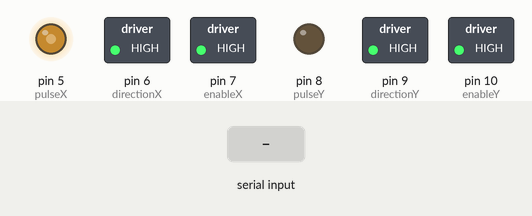
A sketch run on a simulated Arduino Leonardo, built with avr-gcc and run on an emulated ATmega32U4. Parts: switched loads named in the sketch (green lamp = pin HIGH), output pins drawn as LEDs (lit = HIGH). The inputs (shaded band) are chosen by the test bench. What the sketch prints to the serial monitor is not drawn.

Above: at 1.2 s.
1.3 s: "G1" received over Serial
Timing chart, 0 to 4.3 s (numbered marks = the images above; inputs shaded):
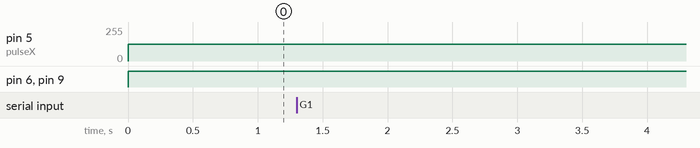

The sketch:

MotorControl.ino
```cpp
#include <String.h>

const int pulseX = 5;
const int directionX = 6;
const int enableX = 7;

const int pulseY = 8;
const int directionY = 9;
const int enableY = 10;

const int counter = 4;

////Variables//////
String readString;
char* stringPointer;
int stepsPerRevolution = 3200;
int stepsPerMicroMeter = 415;
///////////////////

///////////
// Negative is outwards X-1000 ie. outwards 1mm
// Positive is inwards X1000 ie. inwards 1mm
///////////

void setup()
{
  pinMode(pulseX, OUTPUT);
  pinMode(directionX, OUTPUT);
  pinMode(enableX, OUTPUT);
  pinMode(pulseY, OUTPUT);
  pinMode(directionY, OUTPUT);
  pinMode(enableY, OUTPUT);
  pinMode(counter, INPUT);

  digitalWrite(enableX, HIGH);
  digitalWrite(enableY, HIGH);

  Serial.begin(9600);
}

void loop()
{
  analogWrite(pulseX, 127);
  analogWrite(pulseY, 127);
  digitalWrite(directionX, HIGH);
  digitalWrite(directionY, HIGH);

  while (Serial.available()) {
    delay(3);  //delay to allow buffer to fill
    if (Serial.available() >0) {

      char c = Serial.read();  //gets one byte from serial buffer
      readString += c; //makes the string readString
    }
  }

  if (readString.length() > 0)
  {
    int distanceX = 0, distanceY = 0, distance = 0;

    stringPointer = &readString[0];

    if(strstr(stringPointer, "G1"))
    {
      TCCR3B &= ~7;
      TCCR3B |= 2;
      TCCR4B &= ~7;
      TCCR4B |= 2;
    }

    if(strstr(stringPointer, "G0"))
    {
      TCCR3B &= ~7;
      TCCR3B |= 3;
      TCCR4B &= ~7;
      TCCR4B |= 3;
    }

    stringPointer = &readString[0];
    if(strstr(stringPointer, "X"))
    {
      char* e = strchr(&readString[0], 'X');
      int index = (int)(e - stringPointer);
      stringPointer = &readString[index + 1];
      String buffer = "";
      digitalWrite(enableX, LOW);
      while(*stringPointer)
      {
        buffer += *stringPointer;
        stringPointer++;
      }

      distanceX = buffer.toInt();
    }

    stringPointer = &readString[0];
    if(strstr(stringPointer, "Y"))
    {
      char* e = strchr(&readString[0], 'Y');
      int index = (int)(e - stringPointer);
      stringPointer = &readString[index + 1];
      String buffer = "";
      digitalWrite(enableY, LOW);
      while(*stringPointer)
      {
        buffer += *stringPointer;
        stringPointer++;
      }

      distanceY = buffer.toInt();
    }

    if(distanceX < 0)
    {
      digitalWrite(directionX, LOW);
    }
    else
    {
      digitalWrite(directionX, HIGH);
    }

    if(distanceY < 0)
    {
      digitalWrite(directionY, LOW);
    }
    else
    {
      digitalWrite(directionY, HIGH);
    }

    (abs(distanceX) > abs(distanceY)) ? (distance = distanceX) : (distance = distanceY);
    for(int i = 0; i < abs(distance); i++)
    {
       int j = 0, tmp = 0;

       while(j < (stepsPerMicroMeter * 2))
       {
          if(digitalRead(counter) != tmp)
          {
            j++;
          }
       }

       if(i == abs(distanceX))
         digitalWrite(enableX, HIGH);

       if(i == abs(distanceY))
         digitalWrite(enableY, HIGH);
    }
    digitalWrite(enableX, HIGH);
    digitalWrite(enableY, HIGH);

    delay(1);
    Serial.println("OK");

    readString = "";
  }

}
```
